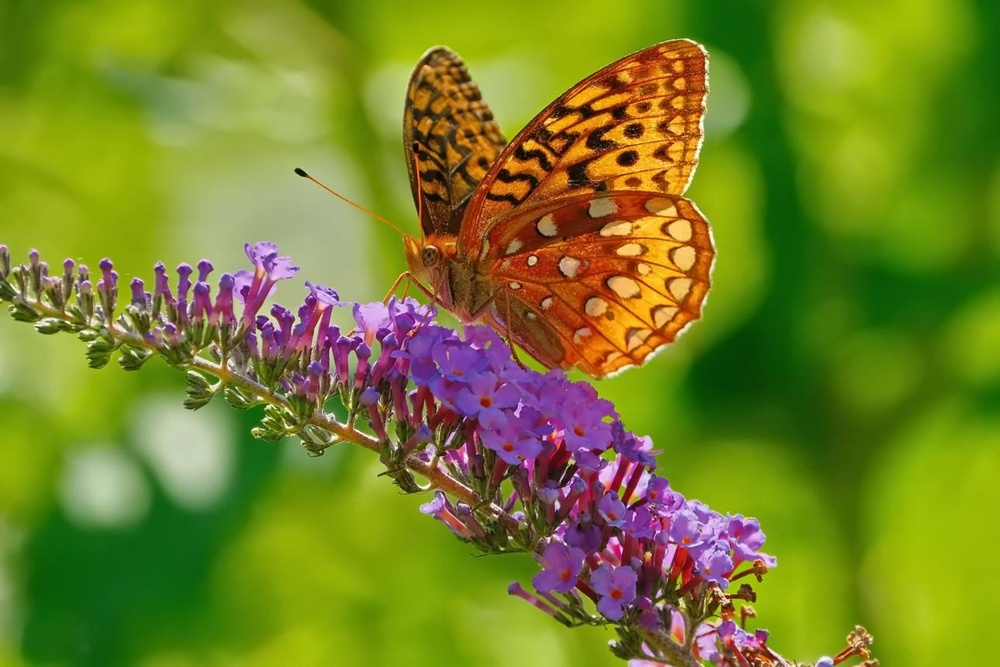
#> input picture EX_31/input.jpeg, 1000 x 667 px, shrunk from 1289 x 860 before the run
$ python program.py
#> lines starting #> are read from the running program, lines starting #| are printed output that depends on the picture; after the words box and inside, x2 and y2 are one past the last pixel; in counts of white or black regions, pixels touching at a corner belong together

import cv2

# Read the input image
img = cv2.imread("input.jpeg")
#> img is the input picture: shape (667, 1000, 3); mean B, G, R 39.2, 130, 118.6

if img is None:
    print("Error: input.jpeg not found!")
    exit()

# Convert the image to grayscale
gray = cv2.cvtColor(img, cv2.COLOR_BGR2GRAY)
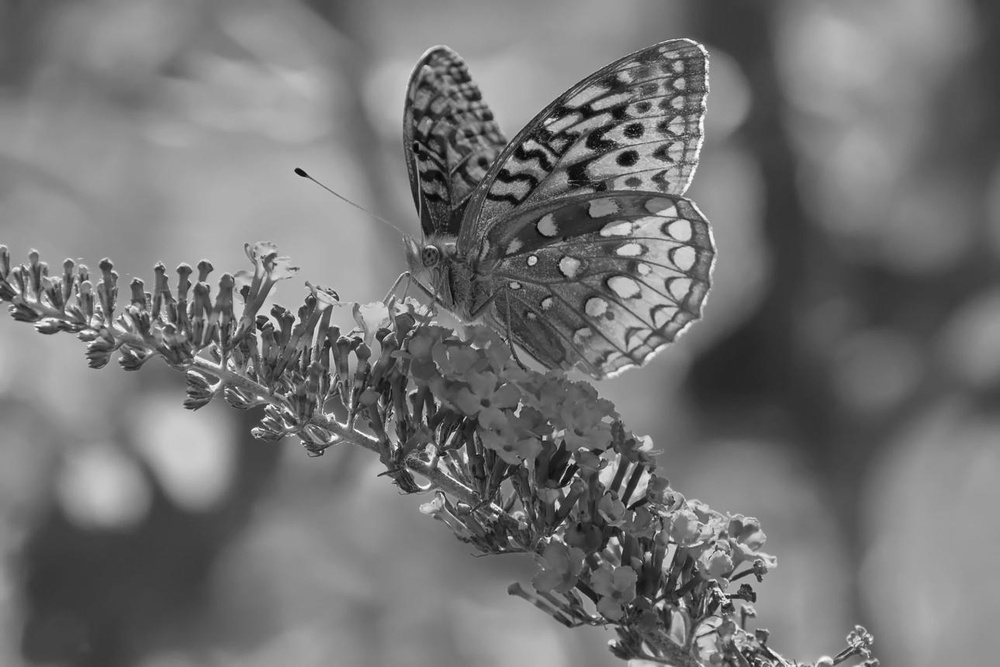
#> gray: shape (667, 1000); min 2, max 251, mean 116.3

# Get threshold value from the user
threshold_value = int(input("Enter threshold value (0-255): "))
#> the answer given: 100

if threshold_value < 0 or threshold_value > 255:
    print("Enter a value between 0 and 255.")
    exit()

# Apply threshold segmentation
ret, segmented = cv2.threshold(
    gray, threshold_value, 255, cv2.THRESH_BINARY
)
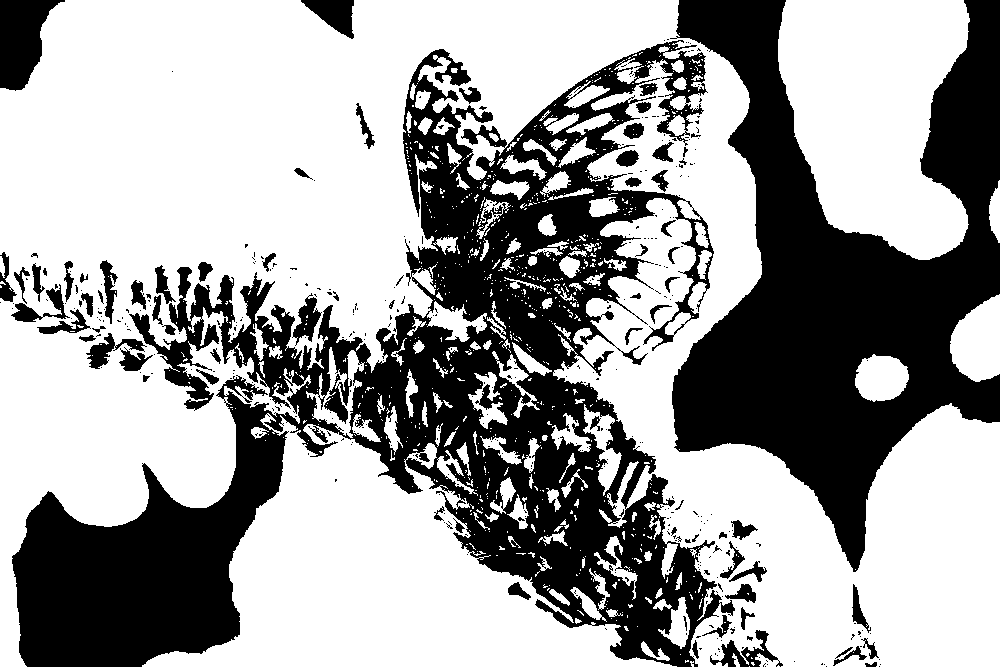
#> segmented: shape (667, 1000); 62.8% white; 423 black regions (349 under 20 px), largest, box (x1, y1, x2, y2) and area: (12, 40, 735, 667) 144588, (670, 0, 1000, 572) 85777, (0, 0, 65, 91) 3638
#> ret = 100

# Save the segmented image
cv2.imwrite("output.jpeg", segmented)

# Display original and segmented images
cv2.imshow("Original Image", img)
cv2.imshow("Segmented Image", segmented)
cv2.waitKey(0)
cv2.destroyAllWindows()

print("Image segmentation completed!")
print("Output saved as output.jpeg")

$ run again, with EX_01/input.jpeg copied over EX_31/input.jpeg
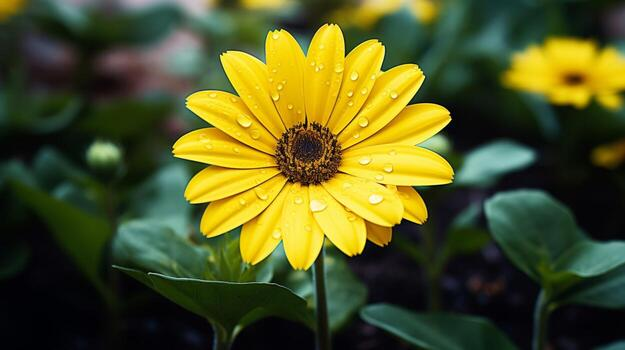
#> input picture EX_01/input.jpeg, 625 x 350 px
#> img is the input picture: shape (350, 625, 3); mean B, G, R 35.2, 85.3, 81.5
#> `gray = cv2.cvtColor(img, cv2.COLOR_BGR2GRAY)`:
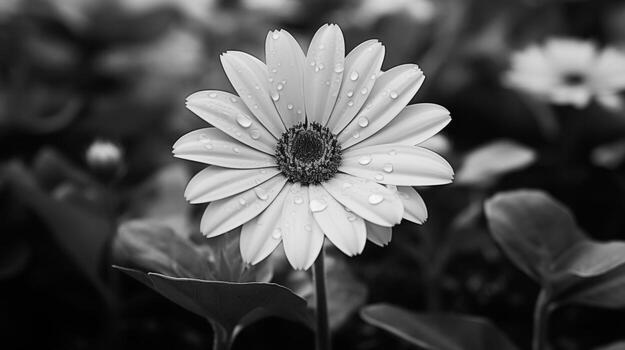
#> gray: shape (350, 625); min 0, max 250, mean 78.4
#> `ret, segmented = cv2.threshold( gray, threshold_value, 255, cv2.THRESH..`:
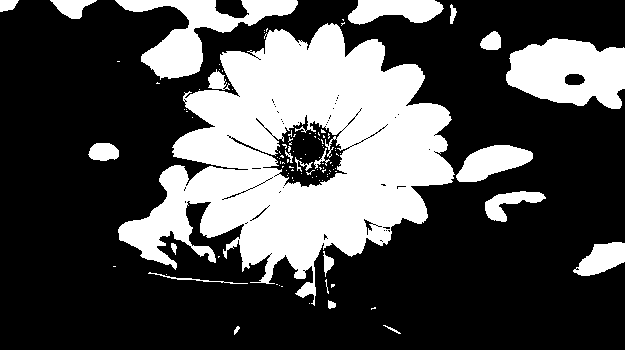
#> segmented: shape (350, 625); 30.3% white; 109 white regions (87 under 20 px), largest, box (x1, y1, x2, y2) and area: (118, 23, 455, 306) 47184, (506, 38, 625, 109) 6161, (115, 0, 298, 80) 4948
#> ret = 100

$ run again, with EX_21/input.jpeg copied over EX_31/input.jpeg
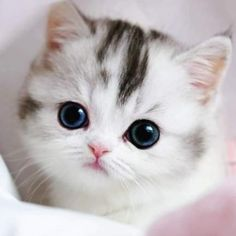
#> input picture EX_21/input.jpeg, 236 x 236 px
#> img is the input picture: shape (236, 236, 3); mean B, G, R 186, 184.6, 191.3
#> `gray = cv2.cvtColor(img, cv2.COLOR_BGR2GRAY)`:
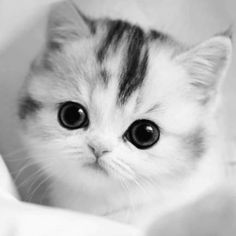
#> gray: shape (236, 236); min 0, max 250, mean 186.7
#> `ret, segmented = cv2.threshold( gray, threshold_value, 255, cv2.THRESH..`:
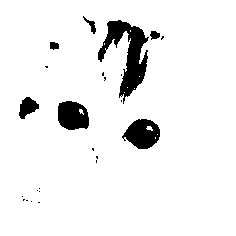
#> segmented: shape (236, 236); 93.3% white; 24 black regions (17 under 20 px), largest, box (x1, y1, x2, y2) and area: (98, 20, 149, 104) 1681, (122, 119, 160, 149) 778, (58, 101, 89, 130) 729
#> ret = 100
